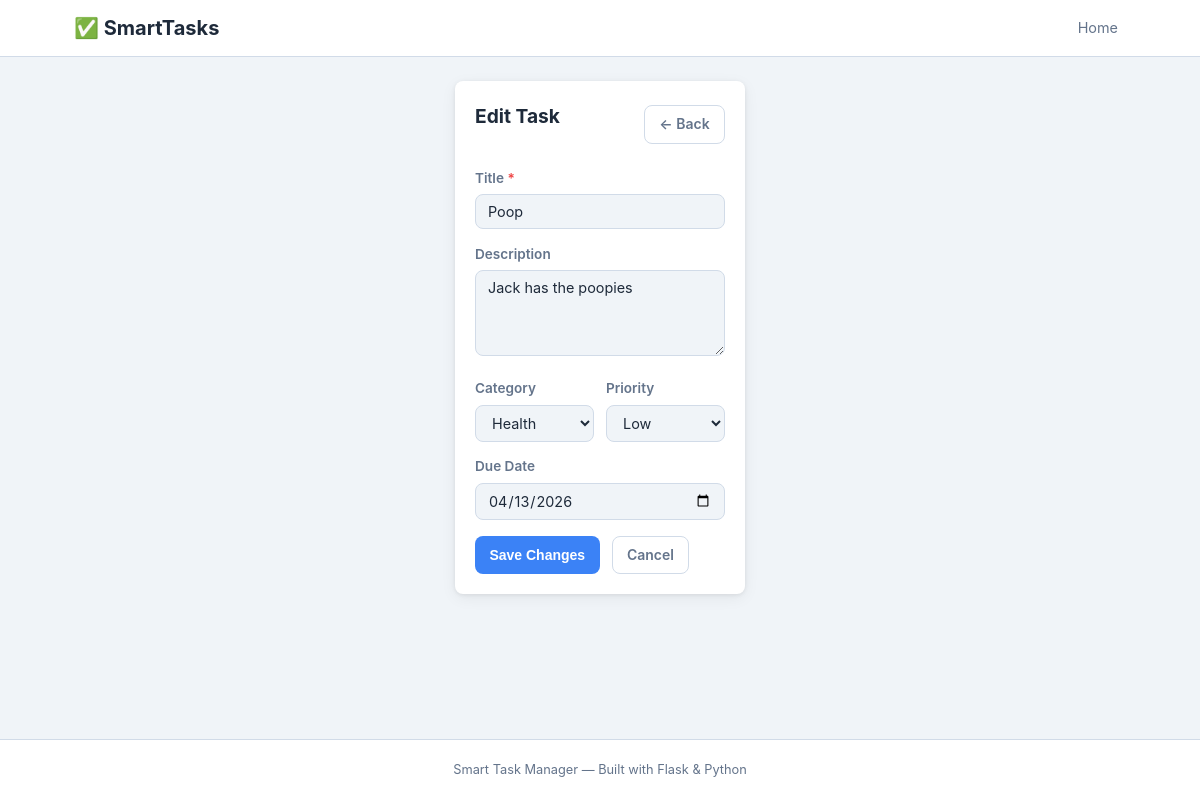
The page /task/1/edit on the database its author committed.
### tables this page shows
CREATE TABLE tasks (
                id          INTEGER PRIMARY KEY AUTOINCREMENT,
                title       TEXT    NOT NULL,
                description TEXT    DEFAULT '',
                category    TEXT    DEFAULT 'General',
                priority    TEXT    DEFAULT 'medium',
                due_date    TEXT,
                completed   INTEGER DEFAULT 0,
                created_at  TEXT    NOT NULL
            );

### routes/task_routes.py (the view, shortened to what this page needs)
@task_bp.route("/task/<int:task_id>/edit", methods=["GET", "POST"])
def edit(task_id: int):
    task = fetch_task_by_id(task_id)
    if task is None:
        flash("Task not found.", "error")
        return redirect(url_for("tasks.index"))
    return render_template(
        "edit.html",
        task=task,
        categories=CATEGORIES,
        priorities=PRIORITIES,
    )

### config.py (called while the page is built)
def get_config() -> Config:
    env = os.environ.get("FLASK_ENV", "default")
    return config_map.get(env, DevelopmentConfig)()

### database/db.py (called while the page is built)
@contextmanager
def get_connection() -> Generator[sqlite3.Connection, None, None]:
    cfg = get_config()
    conn = sqlite3.connect(cfg.DATABASE_PATH)
    conn.row_factory = sqlite3.Row  # allows dict-like access
    try:
        yield conn
        conn.commit()
    except sqlite3.Error:
        conn.rollback()
        raise
    finally:
        conn.close()

def fetch_task_by_id(task_id: int) -> Optional[Task]:
    with get_connection() as conn:
        row = conn.execute(
            """
            SELECT id, title, description, category, priority, due_date, completed, created_at
            FROM tasks WHERE id = ?
            """,
            (task_id,),
        ).fetchone()
    return Task.from_row(tuple(row)) if row else None

### models/task.py (called while the page is built)
    def __post_init__(self) -> None:
        self.title = self.title.strip()
        self.priority = self.priority.lower().strip()

    @classmethod
    def from_row(cls, row: tuple) -> "Task":
        return cls(
            id=row[0],
            title=row[1],
            description=row[2] or "",
            category=row[3] or "General",
            priority=row[4] or "medium",
            due_date=row[5],
            completed=bool(row[6]),
            created_at=row[7],
        )

### templates/edit.html (shortened to what this page needs)
{% extends "base.html" %}
{% block content %}
<div class="page-center">
  <div class="card form-card form-card--wide">
    <div class="edit-header">
      <h2>Edit Task</h2>
      <a href="{{ url_for('tasks.index') }}" class="btn btn--ghost">← Back</a>
    </div>
    <form action="{{ url_for('tasks.edit', task_id=task.id) }}" method="POST" id="edit-task-form" novalidate>
      <div class="form-group">
        <label for="title">Title <span class="required">*</span></label>
        <input
          type="text"
          id="title"
          name="title"
          value="{{ task.title }}"
          required
          maxlength="120"
        />
      </div>
      <div class="form-group">
        <label for="description">Description</label>
        <textarea id="description" name="description" rows="4" maxlength="500">{{ task.description }}</textarea>
      </div>
      <div class="form-row">
        <div class="form-group">
          <label for="category">Category</label>
          <select id="category" name="category">
            {% for cat in categories %}
              <option value="{{ cat }}" {% if task.category == cat %}selected{% endif %}>{{ cat }}</option>
            {% endfor %}
          </select>
        </div>
        <div class="form-group">
          <label for="priority">Priority</label>
          <select id="priority" name="priority">
            {% for pri in priorities %}
              <option value="{{ pri }}" {% if task.priority == pri %}selected{% endif %}>{{ pri | capitalize }}</option>
            {% endfor %}
          </select>
        </div>
      </div>
      <div class="form-group">
        <label for="due_date">Due Date</label>
        <input
          type="date"
          id="due_date"
          name="due_date"
          value="{{ task.due_date if task.due_date else '' }}"
        />
      </div>
      <div class="form-actions">
        <button type="submit" class="btn btn--primary">Save Changes</button>
        <a href="{{ url_for('tasks.index') }}" class="btn btn--ghost">Cancel</a>
      </div>
    </form>
  </div>
</div>
{% endblock %}

### static/style.css (style rules this page uses)
*, *::before, *::after { box-sizing: border-box; margin: 0; padding: 0; }
:root { --clr-bg: #f0f4f8; --clr-surface: #ffffff; --clr-border: #d1dbe8; --clr-text: #1e2a3a; --clr-muted: #64748b; --clr-primary: #3b82f6; --clr-primary-dk: #2563eb; --clr-success: #22c55e; --clr-danger: #ef4444; --clr-warning: #f59e0b; --clr-purple: #8b5cf6; --radius: 8px; --shadow: 0 1px 4px rgba(0,0,0,.08), 0 4px 16px rgba(0,0,0,.06); --transition: .15s ease; }
body { font-family: -apple-system, BlinkMacSystemFont, "Segoe UI", Roboto, sans-serif; background: var(--clr-bg); color: var(--clr-text); line-height: 1.6; min-height: 100vh; display: flex; flex-direction: column; }
a { color: var(--clr-primary); text-decoration: none; }
.card { background: var(--clr-surface); border-radius: var(--radius); box-shadow: var(--shadow); padding: 1.25rem; }
.form-card h2 { font-size: 1.1rem; margin-bottom: 1rem; }
.form-group { margin-bottom: .9rem; }
.form-group label { display: block; font-size: .85rem; font-weight: 600; color: var(--clr-muted); margin-bottom: .3rem; }
.required { color: var(--clr-danger); }
.form-group input[type="text"], .form-group input[type="date"], .form-group textarea, .form-group select { width: 100%; padding: .5rem .75rem; border: 1px solid var(--clr-border); border-radius: var(--radius); font-size: .9rem; font-family: inherit; color: var(--clr-text); background: var(--clr-bg); transition: border-color var(--transition), box-shadow var(--transition); }
.form-group textarea { resize: vertical; }
.form-row { display: grid; grid-template-columns: 1fr 1fr; gap: .75rem; }
.btn { display: inline-flex; align-items: center; justify-content: center; padding: .45rem .9rem; border-radius: var(--radius); font-size: .875rem; font-weight: 600; cursor: pointer; border: none; transition: background var(--transition), transform var(--transition), box-shadow var(--transition); white-space: nowrap; text-decoration: none; }
.btn--primary { background: var(--clr-primary); color: #fff; }
.btn--ghost { background: transparent; color: var(--clr-muted); border: 1px solid var(--clr-border); }
.page-center { display: flex; justify-content: center; }
.form-card--wide { width: 100%; max-width: 600px; }
.edit-header { display: flex; justify-content: space-between; align-items: center; margin-bottom: 1.25rem; }
.edit-header h2 { font-size: 1.2rem; }
.form-actions { display: flex; gap: .75rem; margin-top: 1rem; }

### rows shown on the page
tasks: title "Poop", description "Jack has the poopies", category "Health", priority "Low", due_date "04/13/2026"
